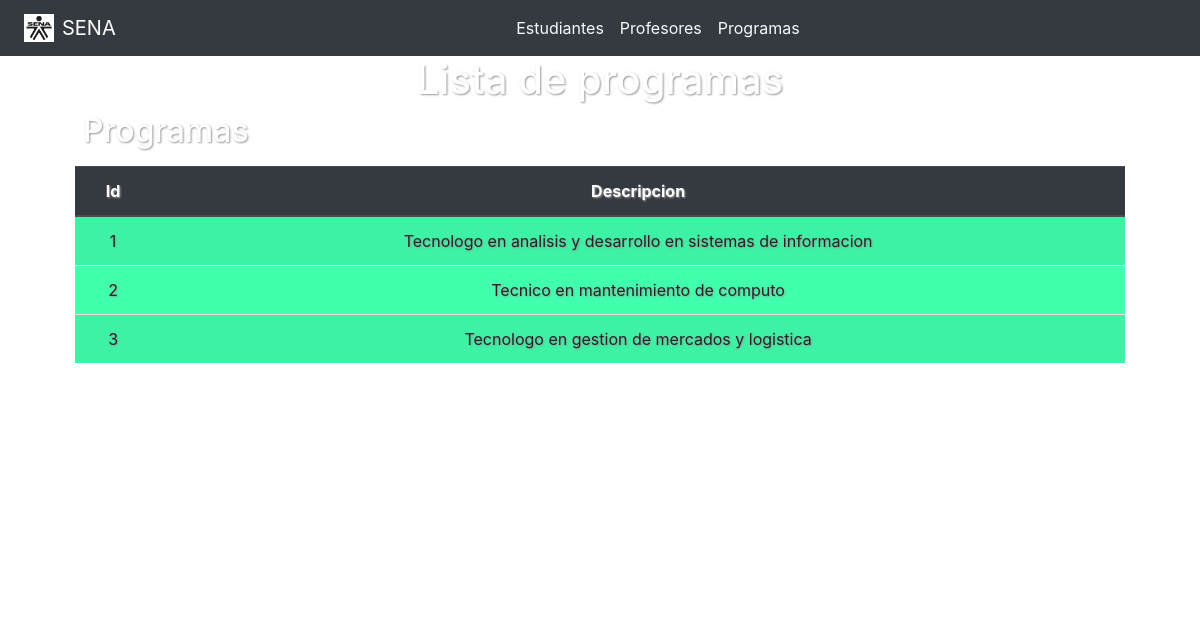
Screenshot of /?controller=program with the database file from the repository.
### tables this page shows
CREATE TABLE `programa` (
  `id` int(11) NOT NULL,
  `descripcion` varchar(100) NOT NULL
);

### Controllers/ProgramController.php (called while the page is built)
<?php
require 'Models/Program.php';
class ProgramController
{
	private $model;
	public function __construct()
	{
		$this->model = new Program;
	}
	public function index()
	{
		require 'Views/Layout.php';
		$programs = $this->model->getAll();
		require 'Views/programs/list.php';
	}
}

### Models/Program.php (called while the page is built, shortened)
<?php
class Program
{
	private $pdo;
	public function __construct()
	{
		try {
			$this->pdo = new Database;
		} catch (PDOException $e) {
			die($e->getMessage());
		}
	}
	public function getAll()
	{
        try {
        	$strSql = "SELECT * FROM programa";
        	$query = $this->pdo->select($strSql);
        	return $query;
        } catch (PDOException $e) {
        	die($e->getMessage);
        }
	}
}

### Providers/Conexion.php (called while the page is built, shortened)
<?php
class Database extends PDO
{
  public function select($strSql , $arrayData = array() , $fetchMode = PDO::FETCH_OBJ )
  {
    try {
      $query = $this->prepare($strSql);
      if (!$query->execute()) {
        echo "La consulta no se realizo";
      }else{
        return $query->fetchAll($fetchMode);
      }
    } catch (PDOException $e) {
      die($e->getMessage());
    }
  }
}

### Views/programs/list.php (the view)
<main class="container">
	<section class="col-md-12 text-center header">
		<h1>Lista de programas</h1>
		<div class="col-12 justify-content-between d-flex m-2">
			<h2>Programas</h2>
		</div>
		<section class="col-md-12">
			<table class="table table-striped table-hover">
				<thead class="thead-dark">
					<th scope="col">Id</th>
					<th scope="col">Descripcion</th>
				</thead>
				<tbody class="bg-success">
					<?php foreach($programs as $program){?>
						<tr>
							<td><?php echo $program->id?></td>
							<td><?php echo $program->descripcion?></td>
						</tr>
					<?php } ?>
				</tbody>
			</table>
		</section>
	</section>
	<section class="video-container">
		<video src="Assets/img/videosena.mp4" autoplay loop muted poster=""></video>
	</section>
</main>

### Assets/css/style.css (style rules this page uses)
.video-container { position: absolute; z-index: -100; top:0; left:0; width: 100%; height:calc(100vw * 0.5625 ); overflow: hidden; }
.video-container video { position: absolute; top: 0; left: 0; width: 100vw; }
.header { height:calc(100vw * 0.58 ); text-align: center; color:#FFF; text-shadow:1px 1px 2px #999; }

### rows the page displays
programa: id "1", descripcion "Tecnologo en analisis y desarrollo en sistemas de informacion"
programa: id "2", descripcion "Tecnico en mantenimiento de computo"
programa: id "3", descripcion "Tecnologo en gestion de mercados y logistica"
